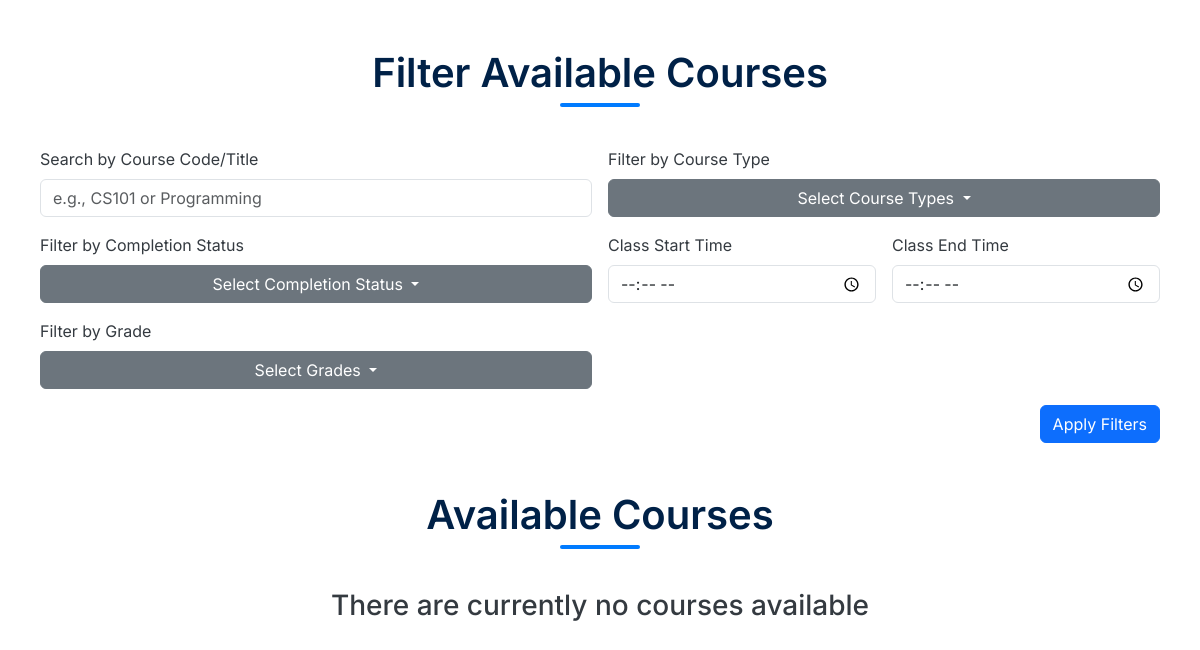
The app's page /portal/dashboard (lower part), older data.
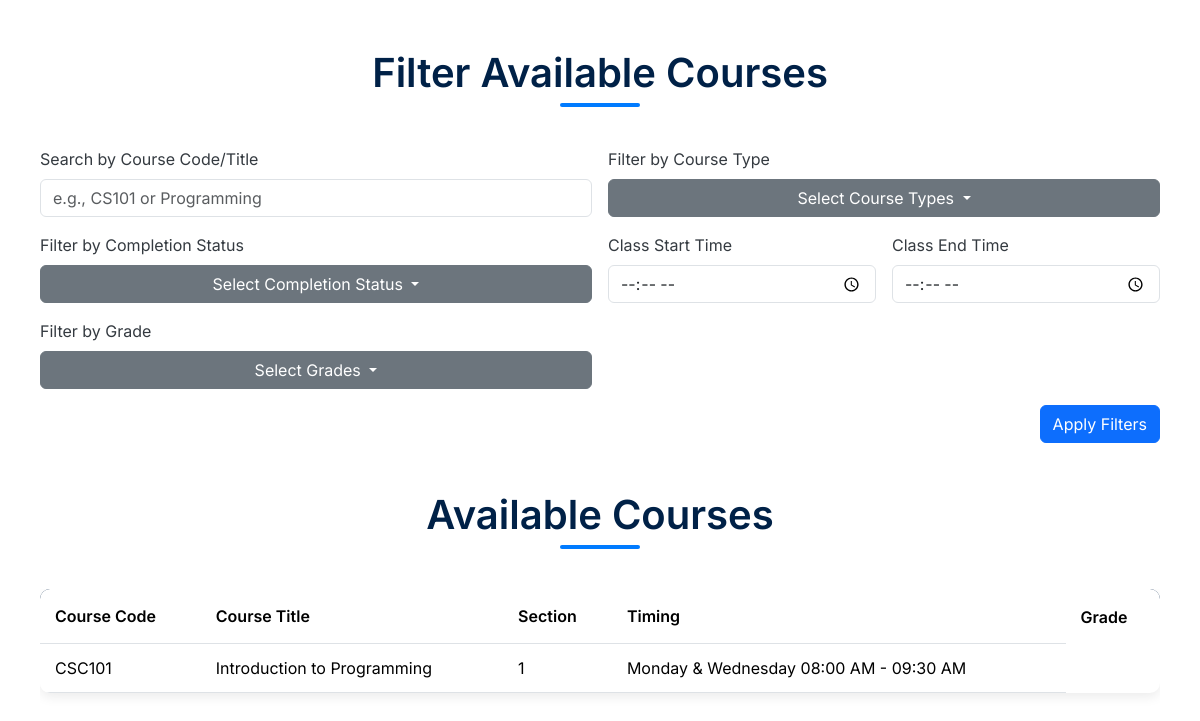
The same page, newer data.
### main/models.py (models this page shows, shortened)
class CourseSection(models.Model):
    course = models.OneToOneField(Course, on_delete=models.CASCADE)
    section_number = models.IntegerField(validators=[MinValueValidator(1)])
    instructor = models.OneToOneField(User, on_delete=models.SET_NULL, null=True)
    time_start = models.TimeField()
    time_end = models.TimeField()
    WEEKDAY_CHOICES = (
        ("ST", "Sunday & Tuesday"),
        ("MW", "Monday & Wednesday"),
        ("AR", "Thursday & Saturday")
    )
    def get_course_timing_as_str(self):
        return f"Monday & Wednesday {self.time_start.strftime('%I:%M %p')} - {self.time_end.strftime('%I:%M %p')}"

class Course(models.Model):
    course_code = models.CharField(max_length=8)
    course_title = models.CharField(max_length=300)
    pre_requisite = models.ManyToManyField("Course", related_name="successor_courses", blank=True)
    COURSE_TYPE_CHOICES = (
        ("MAJ", "Major"),
        ("MIN", "Minor"),
        ("COR", "Core"),
        ("OPT", "Optional"),
        ("FOU", "Foundation")
    )
    course_type = models.CharField(max_length=3, choices=COURSE_TYPE_CHOICES)

### portal/views.py (the view)
# urls.py: path("dashboard", views.DashboardView.as_view(), name="dashboard"),
class DashboardView(generic.ListView):
    template_name = "portal/dashboard/home.html"
    login_url = "/portal/login"
    queryset = models.CourseSection.objects.all()
    context_object_name = "all_course_sections"

### templates/portal/dashboard/home.html (shortened to what this page needs)
{% extends "portal/dashboard/base.html" %}
{% load static %}
{% block style %}
    <link href="{% static 'portal/dashboard/base.css' %}" type="text/css" rel="stylesheet">
{% endblock %}
{% block body %}
    <div class="dashboard-container" id="mainContent">
        <section id="course-filters" class="mb-5">
            <h3 class="section-title">Filter Available Courses</h3>
            <div class="filters-container">
                <div class="row g-3">
                    <div class="col-md-6">
                        <label for="courseSearch" class="form-label">Search by Course Code/Title</label>
                        <input type="text" class="form-control" id="courseSearch" placeholder="e.g., CS101 or Programming">
                    </div>
                    <div class="col-md-6">
                        <label class="form-label">Filter by Course Type</label>
                        <div class="dropdown filter-dropdown">
                            <button class="btn btn-secondary dropdown-toggle w-100" type="button" id="dropdownCourseType" data-bs-toggle="dropdown" aria-expanded="false" data-bs-auto-close="outside">
                                Select Course Types
                            </button>
                        </div>
                    </div>
                    <div class="col-md-6">
                        <label class="form-label">Filter by Completion Status</label>
                        <div class="dropdown filter-dropdown">
                            <button class="btn btn-secondary dropdown-toggle w-100" type="button" id="dropdownCompletionStatus" data-bs-toggle="dropdown" aria-expanded="false" data-bs-auto-close="outside">
                                Select Completion Status
                            </button>
                        </div>
                    </div>
                    <div class="col-md-3">
                        <label for="filterStartTime" class="form-label">Class Start Time</label>
                        <input type="time" class="form-control" id="filterStartTime">
                    </div>
                    <div class="col-md-3">
                        <label for="filterEndTime" class="form-label">Class End Time</label>
                        <input type="time" class="form-control" id="filterEndTime">
                    </div>
                    <div class="col-md-6">
                        <label class="form-label">Filter by Grade</label>
                        <div class="dropdown filter-dropdown">
                            <button class="btn btn-secondary dropdown-toggle w-100" type="button" id="dropdownGrade" data-bs-toggle="dropdown" aria-expanded="false" data-bs-auto-close="outside">
                                Select Grades
                            </button>
                        </div>
                    </div>
                    <div class="col-12 d-flex justify-content-end">
                        <button class="btn btn-primary" id="applyCourseFiltersBtn">Apply Filters</button>
                    </div>
                </div>
            </div>
        </section>
        <section id="available-courses" class="mb-5">
            <h3 class="section-title">Available Courses</h3>
            {% if all_course_sections %}
                <div class="table-responsive">
                    <table class="table table-hover align-middle">
                        <thead>
                            <tr>
                                <th scope="col">Course Code</th>
                                <th scope="col">Course Title</th>
                                <th scope="col">Section</th>
                                <th scope="col">Timing</th>
                                <th scope="col">Grade</th>
                            </tr>
                        </thead>
                        <tbody id="courses-table-body">
                             {% for each_course_section in all_course_sections %}
                                <tr>
                                    <td data-label="Course Code">{{ each_course_section.course.course_code }}</td>
                                    <td data-label="Course Title">{{ each_course_section.course.course_title }}</td>
                                    <td data-label="Section">{{ each_course_section.section_number }}</td>
                                    <td data-label="Timing">{{ each_course_section.get_course_timing_as_str }}</td>
                                </tr>
                             {% endfor %}
                        </tbody>
                    </table>
                </div>
            {% else %}
                <h3 class="text-center">There are currently no courses available</h3>
            {% endif %}
        </section>
    </div>
{% endblock %}

### templates/portal/dashboard/base.html (shortened to what this page needs)
<!DOCTYPE html>
<html lang="en">
<head>
    <link href="https://cdn.jsdelivr.net/npm/bootstrap@5.3.3/dist/css/bootstrap.min.css" rel="stylesheet" xintegrity="sha384-QWTKZyjpPEjISv5WaRU9OFeRpok6YctnYmDr5pNlyT2bRjXh0JMhjY6hW+ALEwIH">
    <link rel="stylesheet" href="https://cdnjs.cloudflare.com/ajax/libs/font-awesome/6.7.2/css/all.min.css" />
    {% load static %}
    <link href="{% static 'portal/dashboard/base.css' %}" type="text/css" rel="stylesheet">
    {% block style %}{% endblock %}
</head>
<body>
    {% block body %}
    {% endblock %}
</body>
</html>

### static/portal/dashboard/base.css (style rules this page uses)
body { font-family: 'Inter', sans-serif; background: linear-gradient(to right, #003366, #0056b3); min-height: 100vh; margin: 0; padding-top: 70px; color: #343a40; display: flex; justify-content: center; align-items: flex-start; }
.dashboard-container { background-color: #ffffff; padding: 40px; border-radius: 15px; box-shadow: 0 10px 25px rgba(0, 0, 0, 0.2); width: 100%; max-width: 1200px; margin: 20px; transition: filter 0.3s ease; }
.section-title { font-size: 2.5rem; font-weight: 600; color: #002147; margin-bottom: 40px; text-align: center; position: relative; padding-bottom: 10px; }
.section-title::after { content: ''; position: absolute; left: 50%; bottom: 0; transform: translateX(-50%); width: 80px; height: 4px; background-color: #007bff; border-radius: 2px; }
.table-responsive { margin-top: 40px; }
.table { background-color: #ffffff; border-radius: 10px; overflow: hidden; box-shadow: 0 4px 12px rgba(0,0,0,0.08); }
.table thead { background-color: #002147; color: white; }
.table th { padding: 15px; font-weight: 600; border-bottom: none; }
.table tbody tr { transition: background-color 0.2s ease; }
.table td { padding: 12px 15px; vertical-align: middle; border-top: 1px solid #dee2e6; }

Row changes from the older to the newer data that the page shows:
added CourseSection: course.course_code "CSC101", course.course_title "Introduction to Programming", section_number "1", get_course_timing_as_str "Monday & Wednesday 08:00 AM - 09:30 AM"
Text that changed along with them:
text no longer shown: "There are currently no courses available"
text now shown: "Course Code Course Title Section Timing Grade"
